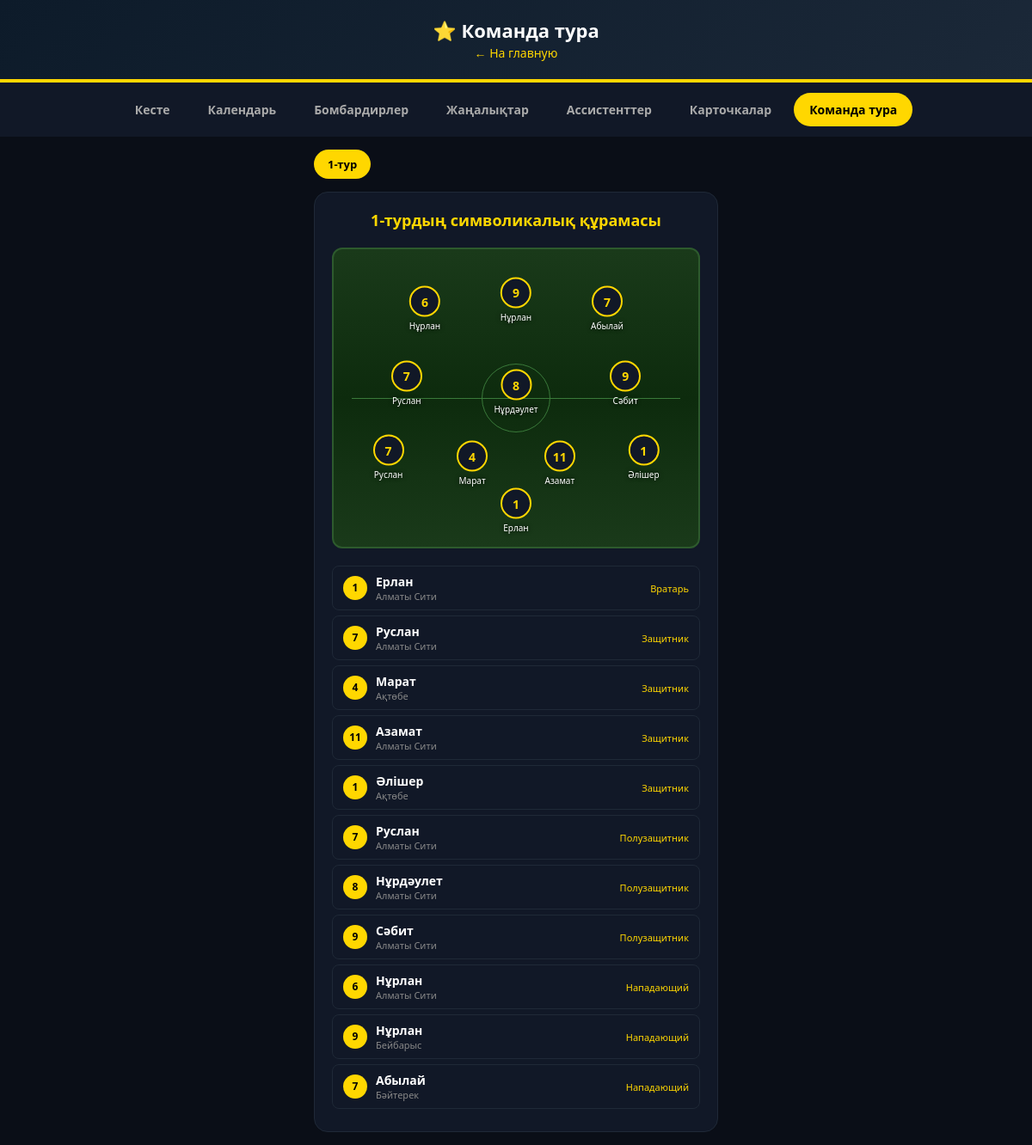
The page /team-of-week on the database its author committed.
### tables this page shows
CREATE TABLE team_of_week (
        id INTEGER PRIMARY KEY,
        round INTEGER,
        player_id INTEGER,
        position TEXT,
        FOREIGN KEY (player_id) REFERENCES players(id)
    );

CREATE TABLE players (
        id INTEGER PRIMARY KEY, name TEXT, number INTEGER, position TEXT,
        team_id INTEGER, goals INTEGER DEFAULT 0, assists INTEGER DEFAULT 0,
        yellow_cards INTEGER DEFAULT 0, red_cards INTEGER DEFAULT 0,
        FOREIGN KEY (team_id) REFERENCES teams(id)
    );

CREATE TABLE teams (
        id INTEGER PRIMARY KEY, name TEXT, logo TEXT DEFAULT '',
        games INTEGER DEFAULT 0, wins INTEGER DEFAULT 0, draws INTEGER DEFAULT 0,
        losses INTEGER DEFAULT 0, goals_for INTEGER DEFAULT 0, goals_against INTEGER DEFAULT 0,
        points INTEGER DEFAULT 0
    );

### app.py (the view)
@app.route('/team-of-week')
def team_of_week():
    db = get_db()
    last_round = db.execute('SELECT MAX(round) FROM matches WHERE status = "finished"').fetchone()[0]
    totw = []
    if last_round:
        totw = db.execute('''
            SELECT tow.*, p.name as player_name, p.number, t.name as team_name, t.id as team_id
            FROM team_of_week tow
            JOIN players p ON tow.player_id = p.id
            JOIN teams t ON p.team_id = t.id
            WHERE tow.round = ?
            ORDER BY tow.id
        ''', (last_round,)).fetchall()
    rounds = db.execute('SELECT DISTINCT round FROM team_of_week ORDER BY round DESC').fetchall()
    db.close()
    return render_template('team_of_week.html', totw=totw, rounds=rounds, selected_round=last_round)

### app.py (called while the page is built)
def get_db():
    conn = sqlite3.connect('league.db')
    conn.row_factory = sqlite3.Row
    return conn

### templates/team_of_week.html (shortened to what this page needs)
<!DOCTYPE html>
<html lang="kk">
<head>
</head>
<body>
    <div class="header">
        <h1>⭐ Команда тура</h1>
        <a href="/">← На главную</a>
    </div>
    <div class="nav">
        <a href="/">Кесте</a>
        <a href="/calendar">Календарь</a>
        <a href="/scorers">Бомбардирлер</a>
        <a href="/news">Жаңалықтар</a>
        <a href="/assists">Ассистенттер</a>
        <a href="/cards">Карточкалар</a>
        <a href="/team-of-week" class="active">Команда тура</a>
    </div>
    <div class="container">
        {% if rounds|length > 0 %}
        <div class="round-selector">
            {% for r in rounds %}
            <a href="/team-of-week/{{ r.round }}" class="round-btn {% if r.round == selected_round %}active{% endif %}">{{ r.round }}-тур</a>
            {% endfor %}
        </div>
        {% endif %}
        {% if totw|length > 0 %}
        <div class="formation">
            <div class="formation-title">{{ selected_round }}-турдың символикалық құрамасы</div>
            <div class="pitch">
                {% set positions = {'gk': 'pos-gk', 'df1': 'pos-df1', 'df2': 'pos-df2', 'df3': 'pos-df3', 'df4': 'pos-df4', 'mf1': 'pos-mf1', 'mf2': 'pos-mf2', 'mf3': 'pos-mf3', 'fw1': 'pos-fw1', 'fw2': 'pos-fw2', 'fw3': 'pos-fw3'} %}
                {% for player in totw %}
                {% set pos_keys = ['gk','df1','df2','df3','df4','mf1','mf2','mf3','fw1','fw2','fw3'] %}
                <div class="player-dot {{ positions[pos_keys[loop.index0]] }}">
                    <div class="dot-circle">{{ player.number }}</div>
                    <div class="dot-name">{{ player.player_name }}</div>
                </div>
                {% endfor %}
            </div>
            <div class="players-list">
                {% for player in totw %}
                <div class="player-card">
                    <div class="num">{{ player.number }}</div>
                    <div class="info">
                        <div class="p-name"><a href="/player/{{ player.player_id }}">{{ player.player_name }}</a></div>
                        <div class="p-team"><a href="/team/{{ player.team_id }}" style="color:#888;text-decoration:none;">{{ player.team_name }}</a></div>
                    </div>
                    <div class="p-pos">{{ player.position }}</div>
                </div>
                {% endfor %}
            </div>
        </div>
        {% else %}
        <div style="text-align:center;color:#888;padding:40px;">
            Команда тура әлі жасалмаған.<br>Админ панельде құрастыру керек.
        </div>
        {% endif %}
    </div>
</body>
</html>

### templates/team_of_week.html (style rules this page uses)
* { margin: 0; padding: 0; box-sizing: border-box; }
body { font-family: 'Segoe UI', Arial; background: #0a0e17; color: #fff; }
.header { background: linear-gradient(135deg, #0d1b2a, #1b2838); padding: 20px; text-align: center; border-bottom: 4px solid #ffd700; }
.header h1 { font-size: 22px; }
.header a { color: #ffd700; text-decoration: none; font-size: 14px; }
.nav { display: flex; justify-content: center; gap: 8px; padding: 12px; background: #111827; flex-wrap: wrap; }
.nav a { color: #aaa; text-decoration: none; padding: 10px 18px; border-radius: 25px; font-size: 14px; font-weight: 600; }
.nav a:hover, .nav a.active { background: #ffd700; color: #000; }
.container { max-width: 500px; margin: 0 auto; padding: 15px; }
.round-selector { display: flex; gap: 8px; margin-bottom: 15px; flex-wrap: wrap; }
.round-btn { padding: 8px 16px; border-radius: 20px; text-decoration: none; font-weight: 600; font-size: 13px; background: #1f2937; color: #aaa; }
.round-btn:hover, .round-btn.active { background: #ffd700; color: #000; }
.formation { background: #111827; border-radius: 16px; border: 1px solid #1f2937; padding: 20px; position: relative; min-height: 400px; }
.formation-title { text-align: center; font-size: 18px; font-weight: 700; color: #ffd700; margin-bottom: 20px; }
.pitch { position: relative; width: 100%; height: 350px; background: linear-gradient(180deg, #1a3a1a 0%, #0d2b0d 50%, #1a3a1a 100%); border-radius: 12px; border: 2px solid #2d5a2d; margin: 0 auto; }
.player-dot { position: absolute; text-align: center; transform: translate(-50%, -50%); }
.player-dot .dot-circle { width: 36px; height: 36px; border-radius: 50%; background: #111827; border: 2px solid #ffd700; margin: 0 auto; display: flex; align-items: center; justify-content: center; font-weight: 700; font-size: 14px; color: #ffd700; }
.player-dot .dot-name { font-size: 10px; margin-top: 3px; color: #fff; white-space: nowrap; text-shadow: 0 0 5px #000; }
.pos-gk { left: 50%; top: 88%; }
.pos-df1 { left: 15%; top: 70%; }
.pos-df2 { left: 38%; top: 72%; }
.pos-df3 { left: 62%; top: 72%; }
.pos-df4 { left: 85%; top: 70%; }
.pos-mf1 { left: 20%; top: 45%; }
.pos-mf2 { left: 50%; top: 48%; }
.pos-mf3 { left: 80%; top: 45%; }
.pos-fw1 { left: 25%; top: 20%; }
.pos-fw2 { left: 50%; top: 17%; }
.pos-fw3 { left: 75%; top: 20%; }
.players-list { margin-top: 20px; }
.player-card { display: flex; align-items: center; gap: 10px; padding: 8px 12px; background: #111827; border-radius: 8px; margin-bottom: 6px; border: 1px solid #1f2937; }
.player-card .num { width: 28px; height: 28px; border-radius: 50%; background: #ffd700; color: #000; text-align: center; line-height: 28px; font-weight: 700; font-size: 12px; }
.player-card .info { flex: 1; }
.player-card .p-name { font-weight: 600; font-size: 14px; }
.player-card .p-name a { color: #fff; text-decoration: none; }
.player-card .p-team { font-size: 11px; color: #888; }
.player-card .p-pos { font-size: 11px; color: #ffd700; }

### rows shown on the page
team_of_week: number "1", player_name "Ерлан", team_name "Алматы Сити", position "Вратарь"
team_of_week: number "7", player_name "Руслан", team_name "Алматы Сити", position "Защитник"
team_of_week: number "4", player_name "Марат", team_name "Ақтөбе", position "Защитник"
team_of_week: number "11", player_name "Азамат", team_name "Алматы Сити", position "Защитник"
team_of_week: number "1", player_name "Әлішер", team_name "Ақтөбе", position "Защитник"
team_of_week: number "7", player_name "Руслан", team_name "Алматы Сити", position "Полузащитник"
team_of_week: number "8", player_name "Нұрдәулет", team_name "Алматы Сити", position "Полузащитник"
team_of_week: number "9", player_name "Сәбит", team_name "Алматы Сити", position "Полузащитник"
team_of_week: number "6", player_name "Нұрлан", team_name "Алматы Сити", position "Нападающий"
team_of_week: number "9", player_name "Нұрлан", team_name "Бейбарыс", position "Нападающий"
team_of_week: number "7", player_name "Абылай", team_name "Бәйтерек", position "Нападающий"

### other values the page prints
{{ r.round }} "1"
{{ selected_round }} "1"
